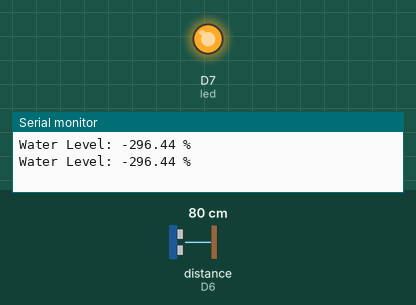
Bench run of a sketch on a simulated ESP8266 (NodeMCU). Parts: output pins drawn as LEDs (lit = HIGH), the last lines printed to the serial monitor. Wiring (inferred from the names in the program): ultrasonic range finder: trigger D5; echo D6. The test bench sets the inputs (shaded band); at power-on: distance to the obstacle (sensor on D6) 80 cm. The echo pulse lasts 58.3 µs per cm; pins used as bus, display or sensor lines are not drawn.

Above: at 2.8 s.
2.9 s: distance to the obstacle (sensor on D6) set to 21 cm
5.6 s: distance to the obstacle (sensor on D6) set to 17 cm
At 7.4 s:
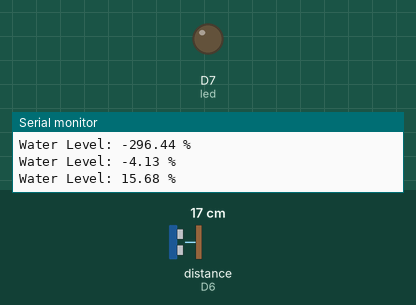
8.3 s: distance to the obstacle (sensor on D6) set to 4 cm
11.2 s: distance to the obstacle (sensor on D6) set to 2 cm
At 13.3 s:
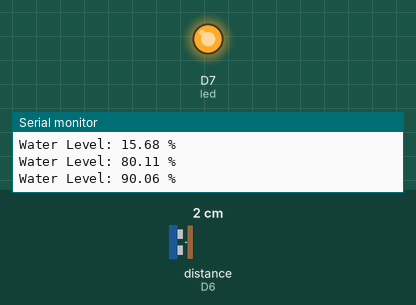
13.9 s: distance to the obstacle (sensor on D6) set to 9 cm
At 14.9 s:
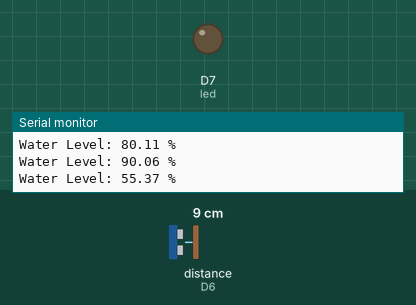
Timing chart, 0 to 16.9 s (numbered marks = the images above; inputs shaded):
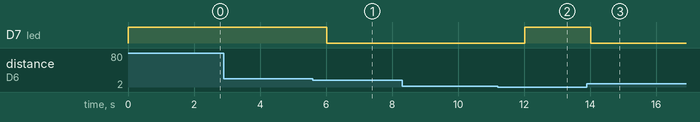

The sketch:

IoT-Based_Smart_Water_Level_Monitoring_System.ino
```cpp
#define trig D5
#define echo D6
#define led D7

float tankHeight = 20.0; // cm (adjust based on tank)

void setup() {
  pinMode(trig, OUTPUT);
  pinMode(echo, INPUT);
  pinMode(led, OUTPUT);
  Serial.begin(9600);
}

void loop() {
  digitalWrite(trig, LOW);
  delayMicroseconds(2);
  digitalWrite(trig, HIGH);
  delayMicroseconds(10);
  digitalWrite(trig, LOW);

  long duration = pulseIn(echo, HIGH);
  float distance = duration * 0.034 / 2;

  float level = ((tankHeight - distance) / tankHeight) * 100;

  Serial.print("Water Level: ");
  Serial.print(level);
  Serial.println(" %");

  if (level > 90 || level < 10) {
    digitalWrite(led, HIGH);
  } else {
    digitalWrite(led, LOW);
  }

  delay(2000);
}
```

Measured:
- the behaviour switches between 19 and 18 cm on distance to the obstacle (sensor on D6) (found by bisection; images 0 and 1)
- the behaviour switches between 3 and 2 cm on distance to the obstacle (sensor on D6) (found by bisection; images 1 and 2)
- after the input at 5.6 s, D7 (led): HIGH → LOW after 0.41 s
- after the input at 11.2 s, D7 (led): LOW → HIGH after 0.82 s
- after the input at 13.9 s, D7 (led): HIGH → LOW after 0.12 s
